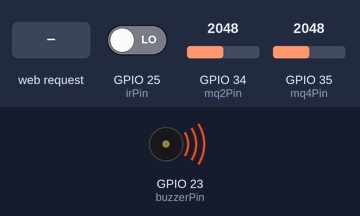
The sketch below on a simulated ESP32. Shown: buzzer (waves = sounding). The test bench sets the inputs (shaded band); at power-on: GPIO 25 (irPin) LOW, GPIO 34 (mq2Pin) = 2048, GPIO 35 (mq4Pin) = 2048. WiFi joins after 1.5 s; servers stay silent unless stated; what the sketch prints to the serial monitor is not drawn.

Above: at 2.8 s.
2.9 s: HTTP request GET /sound/off received
5.9 s: GPIO 25 (irPin) driven HIGH
8.9 s: HTTP request GET /sound/on received
11.9 s: HTTP request GET /buzzer/test received
At 12.49 s:
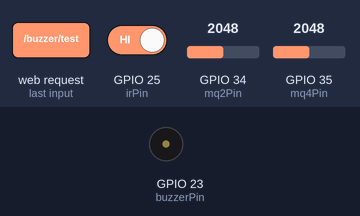
14.9 s: GPIO 25 (irPin) driven LOW
At 15.98 s:
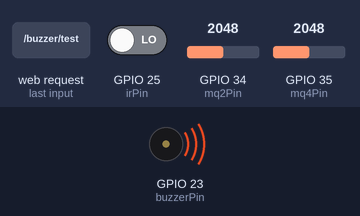
Timing chart, 0 to 18.9 s (numbered marks = the images above; inputs shaded):
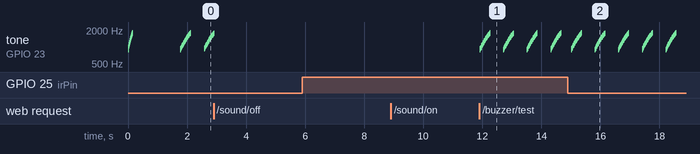

Measured:
- after the input at 5.9 s, every drawn part: stays the same
- after the input at 8.9 s, every drawn part: stays the same
- after the input at 11.9 s, tone on GPIO 23 (buzzerPin): plays 900 Hz for 0.01 s, 925 Hz for 0.01 s, 950 Hz for 0.01 s, 975 Hz for 0.01 s, 1000 Hz for 0.01 s, 1050 Hz for 0.02 s … (113 notes in this stretch), starting at once
- after the input at 14.9 s, tone on GPIO 23 (buzzerPin): plays 900 Hz for 0.01 s, 925 Hz for 0.01 s, 950 Hz for 0.01 s, 975 Hz for 0.01 s, 1000 Hz for 0.01 s, 1050 Hz for 0.02 s … (141 notes in this stretch), starting after 0.11 s

The sketch:

firex_esp32_hotspot.ino
```cpp
/*
  FIRE-X — ESP32 + MQ-2 + MQ-4 + IR Alov + Buzzer
  Kompüterin Windows Mobile Hotspot-u üçün (192.168.137.x şəbəkəsi)

  Endpoint-lər:
    GET /           → insan üçün HTML panel
    GET /data       → FIRE-X saytı üçün JSON: {"mq2":..,"mq4":..,"flame":..,"sound":..,"danger":..}
    GET /sound/on   → səsi aç  (JSON qaytarır)
    GET /sound/off  → səsi bağla (JSON qaytarır)
    GET /buzzer/test → sireni 3 saniyə çaldırır (naqil/buzzer yoxlaması)

  Həyəcan məntiqi: qaz/alov aşkarlananda buzzer ALARM_DURATION_MS (5 san.) çalır
  və susur. Təhlükə bitəndən sonra (dəyərlər həddən aşağı düşəndə) yeni təhlükə
  yenidən 5 saniyəlik siren verir. Ayarlar aşağıda "HƏSSASLIQ" bölməsindədir.

  Serial (115200): hər saniyə bir sətir yazır, USB (COM) rejimi üçün:
    [FIRE-X] IP: 192.168.137.120 | MQ-2: 240 | MQ-4: 510 | Alov: YOX | Ses: ACIQ
*/

#include <WiFi.h>

// ─── HOTSPOT MƏLUMATLARI ─────────────────────────────────────────
// Wi-Fi adı və şifrəsi secrets.h faylındadır (git-ə düşmür).
// İlk dəfə: secrets.example.h faylını secrets.h adı ilə kopyalayın və doldurun.
// Windows: Settings → Mobile hotspot → Band = 2.4 GHz olmalıdır!
#include "secrets.h"
const char* ssid     = WIFI_SSID;
const char* password = WIFI_PASSWORD;

// ─── SABİT IP ────────────────────────────────────────────────────
// Sabit IP YALNIZ kompüterin Windows hotspotunda (192.168.137.x) işləyir.
// Telefon hotspotunda (Redmi və s.) şəbəkə fərqlidir (məs. 10.148.190.x) —
// orada sabit IP ESP32-ni əlçatmaz edir. Default: DHCP (false); FIRE-X
// backend-i ESP32-ni şəbəkədə özü tapır, IP həm də Serial-da görünür.
const bool USE_STATIC_IP = false;
IPAddress local_ip(192, 168, 137, 120);
IPAddress gateway(192, 168, 137, 1);
IPAddress subnet(255, 255, 255, 0);
IPAddress primaryDNS(8, 8, 8, 8);

// ─── PİNLƏR ──────────────────────────────────────────────────────
const int mq2Pin    = 34;   // ADC1 — Wi-Fi ilə işləyir
const int mq4Pin    = 35;   // ADC1 — Wi-Fi ilə işləyir
const int irPin     = 25;   // IR modulunun DO çıxışı (rəqəmsal)
const int buzzerPin = 23;

// ─── BUZZER NÖVÜ ─────────────────────────────────────────────────
// Passiv buzzer sabit HIGH ilə SƏS VERMİR — ona tezlik (PWM) lazımdır.
// tone() həm passiv, həm də aktiv buzzer-də səs çıxarır, ona görə default true.
// Aktiv buzzer-iniz tone() ilə xırıltılı səslənirsə, false edin.
const bool BUZZER_USE_TONE    = true;
// Yalnız BUZZER_USE_TONE=false olanda: "low level trigger" modul üçün true.
const bool BUZZER_ACTIVE_LOW  = false;

// ─── SİREN SƏSİ ──────────────────────────────────────────────────
// SIREN_BIIP  : qısa siren "biip" + fasilə, "biip" + fasilə — aramla yanıb-sönür (default)
// SIREN_WHOOP : səs aşağıdan yuxarı qalxır, kəsilir, yenə qalxır
// SIREN_WAIL  : səs fasiləsiz qalxıb-enir (polis / hava hücumu sireni)
// SIREN_HILO  : iki ton növbə ilə — "i-u, i-u" (təcili yardım sireni)
// SIREN_BEEP  : sadə bip-bip (sabit ton)
enum SirenStyle { SIREN_BIIP, SIREN_WHOOP, SIREN_WAIL, SIREN_HILO, SIREN_BEEP };
const SirenStyle SIREN_STYLE  = SIREN_BIIP;
const int SIREN_LOW_HZ        = 900;   // "biip"-in başladığı ton
const int SIREN_HIGH_HZ       = 1800;  // "biip"-in çatdığı ton
const unsigned long BIIP_ON_MS  = 350; // bir "biip"-in uzunluğu
const unsigned long BIIP_OFF_MS = 450; // "biip"-lər arasındakı sükut

// ─── HƏSSASLIQ / HƏYƏCAN AYARLARI ────────────────────────────────
// MQ sensorları mütləq ppm vermir: hər sensorun "təmiz hava" dəyəri fərqlidir və
// temperatur/rütubətlə sürüşür. Ona görə sabit hədd (məs. 400) yox, beynəlxalq
// praktikada olduğu kimi TƏMİZ HAVA FONUNA NİSBƏTƏN artım istifadə olunur:
//   təhlükə = dəyər > fon + RISE   (və ya dəyər > ABSOLUTE — həmişə təhlükə)
// Fon açılışda WARMUP_MS ərzində ölçülür, sonra yavaş-yavaş sürüşməni izləyir.
const int MQ2_RISE      = 250;    // MQ-2 fondan bu qədər qalxanda təhlükə (az → həssas, çox → az həssas)
const int MQ4_RISE      = 500;    // MQ-4 üçün eyni
const int MQ2_ABSOLUTE  = 1800;   // bu dəyərdən yuxarı fondan asılı olmayaraq təhlükə
const int MQ4_ABSOLUTE  = 3000;
const int MQ_HYSTERESIS = 60;     // təhlükənin bitməsi üçün dəyər həddən bu qədər AŞAĞI düşməlidir
const unsigned long WARMUP_MS = 60000;  // açılışdan sonra qızdırıcının isinmə müddəti: bu vaxt qaz həyəcanı verilmir
const float SMOOTH_ALPHA   = 0.2;    // hamarlaşdırma (0.1 → daha hamar, 0.5 → daha sürətli)
const float BASELINE_ALPHA = 0.002;  // fonun yavaş izlənməsi (təhlükə yoxkən)
const unsigned long GAS_CONFIRM_MS    = 200;   // qaz bu qədər müddət həddən yuxarı qalmalıdır (tək sıçrayışa reaksiya yoxdur)
const unsigned long FLAME_CONFIRM_MS  = 100;   // alov siqnalı bu qədər müddət davam etməlidir
const unsigned long CLEAR_CONFIRM_MS  = 1000;  // təhlükə bitdi sayılması üçün bu qədər müddət normal qalmalıdır
const unsigned long ALARM_DURATION_MS = 5000;  // hər yeni təhlükədə buzzer neçə ms çalsın (3000–5000 tövsiyə)
const unsigned long ALARM_REPEAT_MS   = 15000; // təhlükə davam edirsə 15 san.-dən bir yenidən 5 san. xəbərdar et (0 = təkrar yox)

// ─── IR ALOV SENSORUNUN MƏSAFƏSİ ─────────────────────────────────
// Məsafəni əsasən modulun üstündəki MAVİ POTENSİOMETR təyin edir.
// Daha uzaq/dəqiq aşkarlama üçün modulun AO (analoq) pinini GPIO 33-ə qoşub true edin:
// onda həddi proqramda özünüz seçirsiniz. GPIO 25 ADC2-dir — Wi-Fi işləyəndə analoq oxumur.
const bool IR_USE_ANALOG       = false;
const int  irAnalogPin         = 33;     // ADC1
const int  IR_ANALOG_THRESHOLD = 3200;   // AO bu dəyərdən AŞAĞI düşəndə alov sayılır (alov yaxınlaşdıqca AO azalır).
                                         // Serial-da "IR-AO" dəyərinə baxın: alovsuz dəyərdən bir az aşağı seçin → maksimum məsafə

bool soundEnabled = true;

int  mq2Value = 0;          // hamarlaşdırılmış dəyər
int  mq4Value = 0;
float mq2Smooth = -1, mq4Smooth = -1;
float mq2Base = 0, mq4Base = 0;        // təmiz hava fonu
unsigned long baseSamples = 0;
bool warmedUp = false;
int  mq2Threshold = 0, mq4Threshold = 0;  // cari (fona görə hesablanan) hədlər
int  irAnalogValue = 4095;
bool irFlameDetected = false;
bool gasAlarm = false;     // təsdiqlənmiş qaz təhlükəsi (histerezisli)
bool flameAlarm = false;   // təsdiqlənmiş alov təhlükəsi
bool danger = false;       // gasAlarm || flameAlarm — sayta da bu göndərilir

unsigned long gasAboveSince = 0, gasClearSince = 0;
unsigned long flameSince = 0, flameClearSince = 0;
unsigned long alarmUntil = 0;     // buzzer bu ana qədər çalır
unsigned long lastAlarmMs = 0;

bool buzzerOn = false;                 // pin hazırda səs verirmi
unsigned long buzzerTestUntil = 0;     // /buzzer/test üçün

const unsigned long CLIENT_TIMEOUT_MS = 1000;  // ilişib qalmamaq üçün
const unsigned long SERIAL_INTERVAL_MS = 1000;
unsigned long lastSerialMs = 0;
unsigned long lastWifiCheckMs = 0;

WiFiServer server(80);

// ─────────────────────────────────────────────────────────────────
void connectWiFi() {
  WiFi.mode(WIFI_STA);
  WiFi.setSleep(false);  // cavab gecikməsini azaldır
  if (USE_STATIC_IP && !WiFi.config(local_ip, gateway, subnet, primaryDNS)) {
    Serial.println("Sabit IP konfiqurasiyası xətası!");
  }
  WiFi.begin(ssid, password);
  Serial.print("Wi-Fi-a qoşulur");

  unsigned long start = millis();
  while (WiFi.status() != WL_CONNECTED && millis() - start < 20000) {
    delay(500);
    Serial.print(".");
  }
  Serial.println();

  if (WiFi.status() == WL_CONNECTED) {
    Serial.println("----------------------------------------");
    Serial.println("Wi-Fi uğurla qoşuldu!");
    Serial.print("IP ÜNVANI: http://");
    Serial.println(WiFi.localIP());
    Serial.println("----------------------------------------");
  } else {
    // 20 san. qoşula bilmədi — səbəbi göstər, sensorlar yenə də işləyir
    Serial.print("Wi-Fi qoşulmadı! status=");
    Serial.println(WiFi.status());
    Serial.println("Yoxlayın: hotspot 2.4 GHz-dirmi? SSID/şifrə düzdürmü?");
  }
}

void triggerAlarm(unsigned long now) {
  alarmUntil = now + ALARM_DURATION_MS;
  lastAlarmMs = now;
}

// Sensorları oxuyur və təhlükə vəziyyətini yeniləyir:
//  • tək sıçrayışa reaksiya vermir (CONFIRM), • həddə yaxın titrəyəndə dəfələrlə
//  işə düşmür (HYSTERESIS + CLEAR_CONFIRM), • hər YENİ təhlükədə buzzer 5 san. çalır.
// 16 ölçmənin ortası — ESP32 ADC küyünü azaldır
int readAvg(int pin) {
  long sum = 0;
  for (int i = 0; i < 16; i++) sum += analogRead(pin);
  return (int)(sum / 16);
}

void readSensors() {
  unsigned long now = millis();
  int raw2 = readAvg(mq2Pin);
  int raw4 = readAvg(mq4Pin);
  if (mq2Smooth < 0) { mq2Smooth = raw2; mq4Smooth = raw4; }
  mq2Smooth += SMOOTH_ALPHA * (raw2 - mq2Smooth);
  mq4Smooth += SMOOTH_ALPHA * (raw4 - mq4Smooth);
  mq2Value = (int)mq2Smooth;
  mq4Value = (int)mq4Smooth;

  // ── fon (baseline) ──
  if (!warmedUp) {
    baseSamples++;
    mq2Base += (mq2Smooth - mq2Base) / baseSamples;   // isinmə vaxtı sadə orta
    mq4Base += (mq4Smooth - mq4Base) / baseSamples;
    if (now >= WARMUP_MS) {
      warmedUp = true;
      Serial.printf("Fon kalibrlendi: MQ-2=%d MQ-4=%d\n", (int)mq2Base, (int)mq4Base);
    }
  } else if (!gasAlarm && mq2Value < mq2Threshold - MQ_HYSTERESIS && mq4Value < mq4Threshold - MQ_HYSTERESIS) {
    mq2Base += BASELINE_ALPHA * (mq2Smooth - mq2Base);  // yavaş sürüşməni izlə
    mq4Base += BASELINE_ALPHA * (mq4Smooth - mq4Base);
  }
  mq2Threshold = min((int)mq2Base + MQ2_RISE, MQ2_ABSOLUTE);
  mq4Threshold = min((int)mq4Base + MQ4_RISE, MQ4_ABSOLUTE);
  if (IR_USE_ANALOG) {
    irAnalogValue = analogRead(irAnalogPin);
    irFlameDetected = irAnalogValue < IR_ANALOG_THRESHOLD;
  } else {
    irFlameDetected = (digitalRead(irPin) == LOW);
  }

  // ── qaz ──
  bool gasAbove = warmedUp && ((mq2Value > mq2Threshold) || (mq4Value > mq4Threshold));
  bool gasClear = (mq2Value < mq2Threshold - MQ_HYSTERESIS) && (mq4Value < mq4Threshold - MQ_HYSTERESIS);
  if (gasAbove) {
    if (!gasAboveSince) gasAboveSince = now;
    if (!gasAlarm && now - gasAboveSince >= GAS_CONFIRM_MS) { gasAlarm = true; triggerAlarm(now); }
  } else {
    gasAboveSince = 0;
  }
  if (gasAlarm && gasClear) {
    if (!gasClearSince) gasClearSince = now;
    if (now - gasClearSince >= CLEAR_CONFIRM_MS) gasAlarm = false;
  } else {
    gasClearSince = 0;
  }

  // ── alov ──
  if (irFlameDetected) {
    flameClearSince = 0;
    if (!flameSince) flameSince = now;
    if (!flameAlarm && now - flameSince >= FLAME_CONFIRM_MS) { flameAlarm = true; triggerAlarm(now); }
  } else {
    flameSince = 0;
    if (flameAlarm) {
      if (!flameClearSince) flameClearSince = now;
      if (now - flameClearSince >= CLEAR_CONFIRM_MS) flameAlarm = false;
    }
  }

  danger = gasAlarm || flameAlarm;
  if (danger && ALARM_REPEAT_MS > 0 && now - lastAlarmMs >= ALARM_REPEAT_MS) triggerAlarm(now);
}

// freqHz = 0 → səssiz. Tezlik yalnız dəyişəndə yenilənir (tone() hər dövrədə çağırılmır).
int currentFreq = 0;
void setBuzzerFreq(int freqHz) {
  if (freqHz == currentFreq) return;
  currentFreq = freqHz;
  buzzerOn = freqHz > 0;
  if (BUZZER_USE_TONE) {
    if (freqHz > 0) tone(buzzerPin, freqHz);
    else            noTone(buzzerPin);
  } else {
    // Aktiv buzzer tonu dəyişə bilmir — yalnız açıb-söndürürük
    digitalWrite(buzzerPin, (buzzerOn != BUZZER_ACTIVE_LOW) ? HIGH : LOW);
  }
}
void setBuzzer(bool on) { setBuzzerFreq(on ? SIREN_HIGH_HZ : 0); }

// Siren səsinin "t" millisaniyəsindəki tezliyi (0 = sükut).
int sirenFreqAt(unsigned long t) {
  const int span = SIREN_HIGH_HZ - SIREN_LOW_HZ;
  switch (SIREN_STYLE) {
    case SIREN_BIIP: {                  // qısa qalxan "biip" + sükut
      unsigned long p = t % (BIIP_ON_MS + BIIP_OFF_MS);
      if (p >= BIIP_ON_MS) return 0;
      return SIREN_LOW_HZ + (int)((long)span * p / BIIP_ON_MS);
    }
    case SIREN_WHOOP: {                 // 550 ms qalxır + 200 ms sükut
      unsigned long p = t % 750;
      if (p >= 550) return 0;
      return SIREN_LOW_HZ + (int)((long)span * p / 550);
    }
    case SIREN_WAIL: {                  // 900 ms qalxır, 900 ms enir
      unsigned long p = t % 1800;
      unsigned long k = (p < 900) ? p : 1800 - p;
      return SIREN_LOW_HZ + (int)((long)span * k / 900);
    }
    case SIREN_HILO:                    // 450 ms yüksək, 450 ms aşağı
      return ((t / 450) % 2 == 0) ? SIREN_HIGH_HZ : SIREN_LOW_HZ + span / 3;
    case SIREN_BEEP:
    default:
      return ((t / 250) % 2 == 0) ? SIREN_HIGH_HZ : 0;
  }
}

// Yeni təhlükədən sonra ALARM_DURATION_MS boyunca siren çalır — bloklamır, hər ~12 ms tezlik yenilənir.
unsigned long sirenStartMs = 0;
unsigned long lastSirenStepMs = 0;
bool sirenActive = false;
void updateBuzzer() {
  unsigned long now = millis();
  bool want = (now < buzzerTestUntil) || (soundEnabled && now < alarmUntil);

  if (!want) { sirenActive = false; setBuzzerFreq(0); return; }
  if (!sirenActive) { sirenActive = true; sirenStartMs = now; lastSirenStepMs = 0; }
  if (now - lastSirenStepMs < 12) return;
  lastSirenStepMs = now;

  int f = sirenFreqAt(now - sirenStartMs);
  if (!BUZZER_USE_TONE && f > 0) f = SIREN_HIGH_HZ;  // aktiv buzzer: yalnız açıq/bağlı ritm
  // tezliyi 25 Hz addımla yuvarlaqlaşdır — tone()-u lazımsız çağırmamaq üçün
  setBuzzerFreq(f > 0 ? (f / 25) * 25 : 0);
}

String jsonState() {
  String j = "{\"mq2\":" + String(mq2Value) +
             ",\"mq4\":" + String(mq4Value) +
             ",\"flame\":" + String(irFlameDetected ? "true" : "false") +
             ",\"sound\":" + String(soundEnabled ? "true" : "false") +
             ",\"danger\":" + String(danger ? "true" : "false") +
             ",\"buzzer\":" + String(buzzerOn ? "true" : "false") +
             ",\"ir_ao\":" + String(IR_USE_ANALOG ? irAnalogValue : -1) +
             ",\"mq2_base\":" + String((int)mq2Base) + ",\"mq4_base\":" + String((int)mq4Base) +
             ",\"mq2_th\":" + String(mq2Threshold) + ",\"mq4_th\":" + String(mq4Threshold) +
             ",\"warmup\":" + String(warmedUp ? "false" : "true") +
             ",\"ip\":\"" + WiFi.localIP().toString() + "\"}";
  return j;
}

String htmlPage() {
  String h;
  h.reserve(2200);
  h += "<!DOCTYPE html><html><head><meta charset='UTF-8'>";
  h += "<meta name='viewport' content='width=device-width, initial-scale=1'>";
  h += "<meta http-equiv='refresh' content='2;url=/'>";
  h += "<title>FIRE-X Monitorinq Paneli</title><style>";
  h += "body{font-family:Arial;text-align:center;background:#f4f4f9;margin-top:20px;}";
  h += ".card{background:white;padding:20px;border-radius:10px;display:inline-block;box-shadow:0 0 10px rgba(0,0,0,.1);max-width:400px;width:100%;}";
  h += ".val{font-size:28px;font-weight:bold;color:#007BFF;}";
  h += ".btn{background:#dc3545;color:white;padding:12px 20px;border-radius:5px;font-size:16px;margin:10px;text-decoration:none;display:inline-block;}";
  h += ".btn-on{background:#28a745;}</style></head><body><div class='card'>";
  h += "<h2>FIRE-X Təhlükəsizlik</h2>";
  h += "<p><b>MQ-2 Tüstü Dəyəri:</b><br><span class='val'>" + String(mq2Value) + "</span></p>";
  h += "<p><b>MQ-4 Metan Dəyəri:</b><br><span class='val'>" + String(mq4Value) + "</span></p>";
  h += irFlameDetected
         ? "<p style='color:red;font-weight:bold;font-size:18px;'>🔥 IR Alov Aşkarlandı!</p>"
         : "<p style='color:green;font-weight:bold;'>IR Alov: Normal (Gözləmədə)</p>";
  h += danger
         ? "<p style='color:red;font-weight:bold;font-size:20px;'>⚠️ TƏHLÜKƏ MÜƏYYƏN EDİLDİ!</p>"
         : "<p style='color:green;font-weight:bold;'>Status: Hər şey qaydasındadır</p>";
  h += "<hr><h3>Təhlükə Zamanı Səs Rejimi</h3>";
  if (soundEnabled) {
    h += "<p style='color:green;font-weight:bold;'>Səs: Açıqdır (Xəbərdarlıq edəcək)</p>";
    h += "<a href='/sound/off?html=1' class='btn'>Təhlükə Səsini Bağla</a>";
  } else {
    h += "<p style='color:orange;font-weight:bold;'>Səs: Səssiz rejimdədir</p>";
    h += "<a href='/sound/on?html=1' class='btn btn-on'>Təhlükə Səsini Aç</a>";
  }
  h += "</div></body></html>";
  return h;
}

// Bütün cavabı bir dəfəyə göndərir (sətir-sətir println-dən xeyli sürətli)
void sendResponse(WiFiClient& client, int code, const char* type, const String& body) {
  String r;
  r.reserve(body.length() + 200);
  r += "HTTP/1.1 ";
  r += (code == 200) ? "200 OK" : (code == 302 ? "302 Found" : "404 Not Found");
  r += "\r\nContent-Type: ";
  r += type;
  r += "\r\nAccess-Control-Allow-Origin: *";
  r += "\r\nCache-Control: no-store";
  if (code == 302) r += "\r\nLocation: /";
  r += "\r\nContent-Length: " + String(body.length());
  r += "\r\nConnection: close\r\n\r\n";
  r += body;
  client.print(r);
}

void handleClient() {
  WiFiClient client = server.available();
  if (!client) return;

  client.setTimeout(CLIENT_TIMEOUT_MS);
  // Birinci sətir: "GET /data HTTP/1.1". Gəlməsə 1 san. sonra boş qayıdır.
  String req = client.readStringUntil('\n');

  // Qalan header-ləri at (maks. 1 san.)
  unsigned long start = millis();
  while (client.connected() && millis() - start < CLIENT_TIMEOUT_MS) {
    String line = client.readStringUntil('\n');
    if (line.length() <= 1) break;  // boş sətir ("\r") = header-lərin sonu
  }

  if (req.length() == 0) {  // brauzerin boş "preconnect" bağlantısı
    client.stop();
    return;
  }

  bool wantsHtml = req.indexOf("html=1") != -1;

  if (req.indexOf("GET /sound/on") != -1) {
    soundEnabled = true;
    readSensors();
    if (wantsHtml) sendResponse(client, 302, "text/html", "");
    else sendResponse(client, 200, "application/json", jsonState());
  } else if (req.indexOf("GET /sound/off") != -1) {
    soundEnabled = false;
    readSensors();
    if (wantsHtml) sendResponse(client, 302, "text/html", "");
    else sendResponse(client, 200, "application/json", jsonState());
  } else if (req.indexOf("GET /buzzer/test") != -1) {
    buzzerTestUntil = millis() + 3000;   // səs söndürülü olsa belə çalır
    sendResponse(client, 200, "application/json", jsonState());
  } else if (req.indexOf("GET /data") != -1) {
    sendResponse(client, 200, "application/json", jsonState());
  } else if (req.indexOf("GET / ") != -1 || req.indexOf("GET /?") != -1) {
    sendResponse(client, 200, "text/html; charset=utf-8", htmlPage());
  } else {
    sendResponse(client, 404, "text/plain", "Not found");  // favicon və s.
  }

  delay(1);
  client.stop();
}

void printSerialLine() {
  Serial.print("[FIRE-X] IP: ");
  Serial.print(WiFi.status() == WL_CONNECTED ? WiFi.localIP().toString() : String("0.0.0.0"));
  Serial.print(" | MQ-2: ");
  Serial.print(mq2Value);
  Serial.print(" | MQ-4: ");
  Serial.print(mq4Value);
  Serial.printf(" (fon %d/%d, hedd %d/%d%s)", (int)mq2Base, (int)mq4Base, mq2Threshold, mq4Threshold, warmedUp ? "" : ", ISINIR");
  Serial.print(" | Alov: ");
  Serial.print(irFlameDetected ? "VAR" : "YOX");
  if (IR_USE_ANALOG) { Serial.print(" | IR-AO: "); Serial.print(irAnalogValue); }
  Serial.print(" | Ses: ");
  Serial.print(soundEnabled ? "ACIQ" : "SESSIZ");
  Serial.print(" | Tehluke: ");
  Serial.print(danger ? "VAR" : "YOX");
  Serial.print(" | Buzzer: ");
  Serial.println(buzzerOn ? "CALIR" : "SUSUR");
}

void setup() {
  Serial.begin(115200);
  pinMode(buzzerPin, OUTPUT);
  pinMode(irPin, INPUT);
  if (IR_USE_ANALOG) pinMode(irAnalogPin, INPUT);
  digitalWrite(buzzerPin, (!BUZZER_USE_TONE && BUZZER_ACTIVE_LOW) ? HIGH : LOW);

  // Açılışda qısa "vuuup" səsi: buzzer və naqil işləyirsə, bunu eşitməlisiniz.
  for (int f = SIREN_LOW_HZ; f <= SIREN_HIGH_HZ; f += 50) { setBuzzerFreq(f); delay(8); }
  setBuzzerFreq(0);
  analogSetAttenuation(ADC_11db);  // 0–3.3V tam diapazon

  connectWiFi();
  server.begin();
}

void loop() {
  readSensors();
  updateBuzzer();
  handleClient();

  unsigned long now = millis();
  if (now - lastSerialMs >= SERIAL_INTERVAL_MS) {
    lastSerialMs = now;
    printSerialLine();
  }

  // Wi-Fi itərsə, hər 10 san. bir yenidən qoşulmağa çalış
  if (WiFi.status() != WL_CONNECTED && now - lastWifiCheckMs >= 10000) {
    lastWifiCheckMs = now;
    Serial.println("Wi-Fi itdi, yenidən qoşulur...");
    WiFi.disconnect();
    WiFi.reconnect();
  }
}
```

Source omitted: secrets.example.h (222 bytes)
